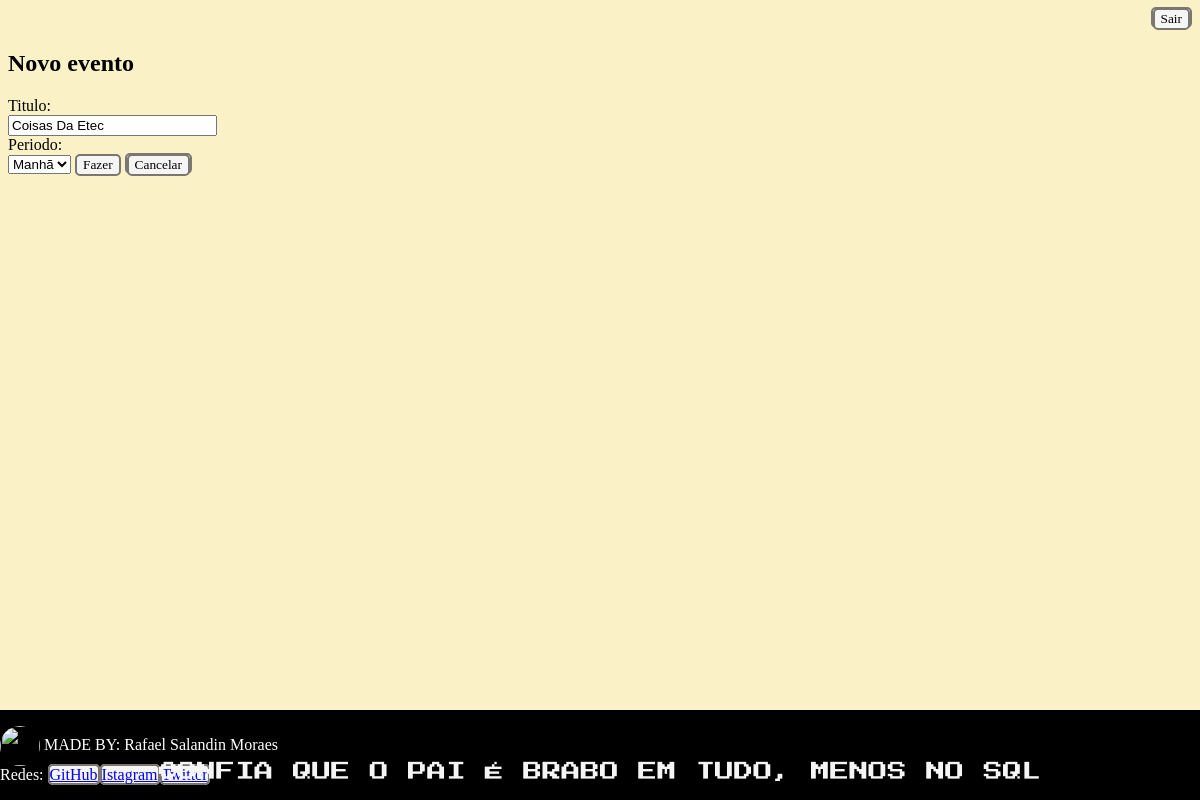
The page /AgendaTOP/Create/?id=11 on the database as committed earlier.
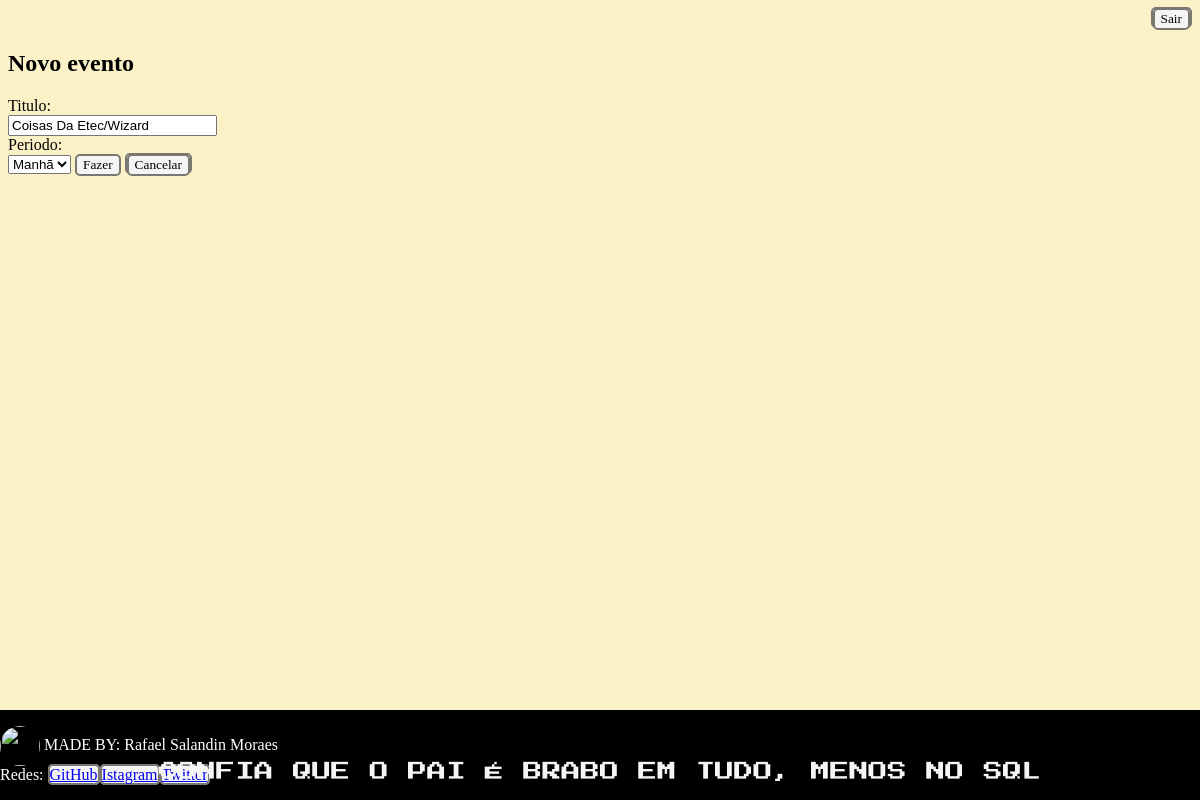
The same page on the database as committed later.
### OrganizaçãodesseCorno/models.py (models this page shows, shortened)
class what_I_need_to_do(models.Model):
    titulo = models.CharField(max_length=100)
    descrição = models.TextField(blank=True, null=True)
    time = models.CharField(max_length=100, default='SOME STRING')
    usuario = models.ForeignKey(User, on_delete=models.CASCADE)
    class Meta:
        db_table = 'what'

### OrganizaçãodesseCorno/views.py (the view)
# urls.py: path('AgendaTOP/Create/', views.create),
def create(request):
    id_evento = request.GET.get('id')
    dados = {}
    if id_evento:
        dados['need'] = what_I_need_to_do.objects.get(id=id_evento)
    return render(request,'Create.html', dados)

### Template/Create.html (shortened to what this page needs)
{% extends "Model_P.html" %}
{% block content %}
    <h2>Novo evento</h2>
    <form action="submit" method="post">{% csrf_token %}
        <label>Titulo:</label><br>
            <input type="text" name="titulo" size="23" value="{{ need.titulo }}"><br>
        <label>Periodo:</label><br>
            <select name="time">
                <option>Manhã</option>
            </select>
        <button type="submit">Fazer</button>
        <a href="/">
            <button type="button">Cancelar</button>
        </a>
    </form>
{% endblock %}

Rows that differ between the two databases and show on the page:
changed what_I_need_to_do: titulo "Coisas Da Etec" → "Coisas Da Etec/Wizard"
